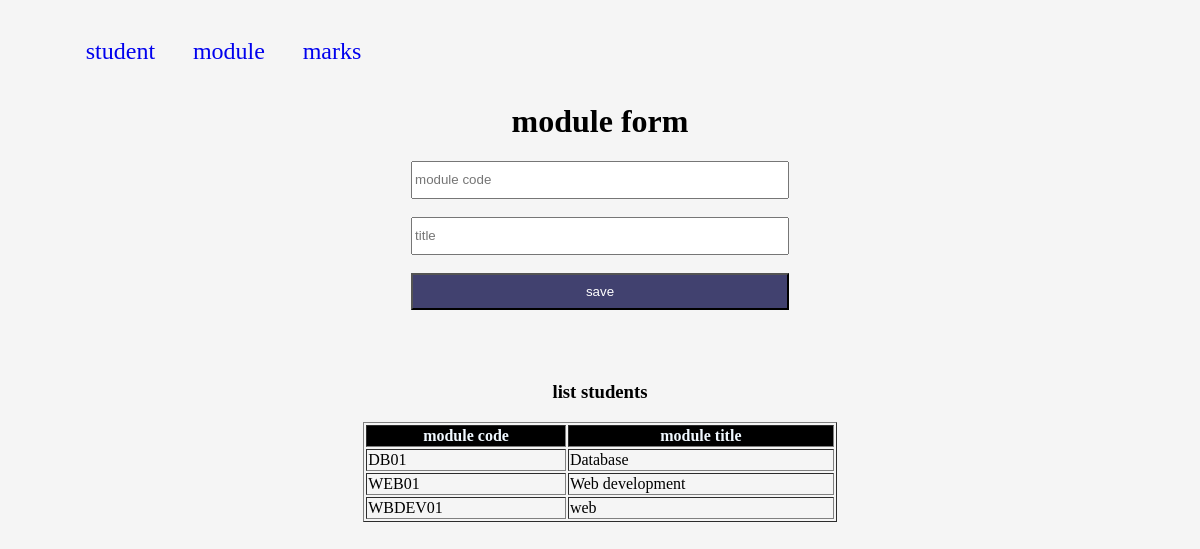
/module.php, run on the app's committed database.
### tables this page shows
CREATE TABLE `module` (
  `mid` int(11) NOT NULL,
  `code` varchar(30) NOT NULL,
  `tile` varchar(30) NOT NULL
);

### module.php (the view, shortened to what this page needs)
<?php
include("connection.php");
?>
<html lang="en">
<head>
    <link rel="stylesheet" href="./style.css">
</head>
<body>
<center>
<?php include('menu.php'); ?>
    <h1>module form</h1>
    <form action="module.php" method='post'>
        <input type="text" placeholder='module code' name='code'><br><br>
        <input type="text" placeholder='title' name='title'><br><br>
        <input type="submit" value='save' class='button' name='save'><br><br>
    </form>
    <br>
    <h3>list students</h3>
    <table border='1'>
        <tr class='th'>
            <th> module code</th>    <th>module title</th>
        </tr>
     <?php
     $ok=mysqli_query($connection,"select * from module");
     while($row=mysqli_fetch_array($ok)){
        ?>
           <tr class=''>
            <td><?php echo $row['code']; ?></td>
            <td><?php echo $row['tile']; ?></td>
        </tr>
        <?php
     }
?>
    </table>
</center>
</body>
</html>

### style.css (style rules this page uses)
body { background-color: whitesmoke; }
input { height: 1cm; width: 10cm; }
.button { background-color: rgb(65, 65, 111); color: white; }
table { width: 40%; }
.th { background-color: black; color: aliceblue; padding: 0.2cm; }

### data on the page
module: code "DB01", tile "Database"
module: code "WEB01", tile "Web development"
module: code "WBDEV01", tile "web"
